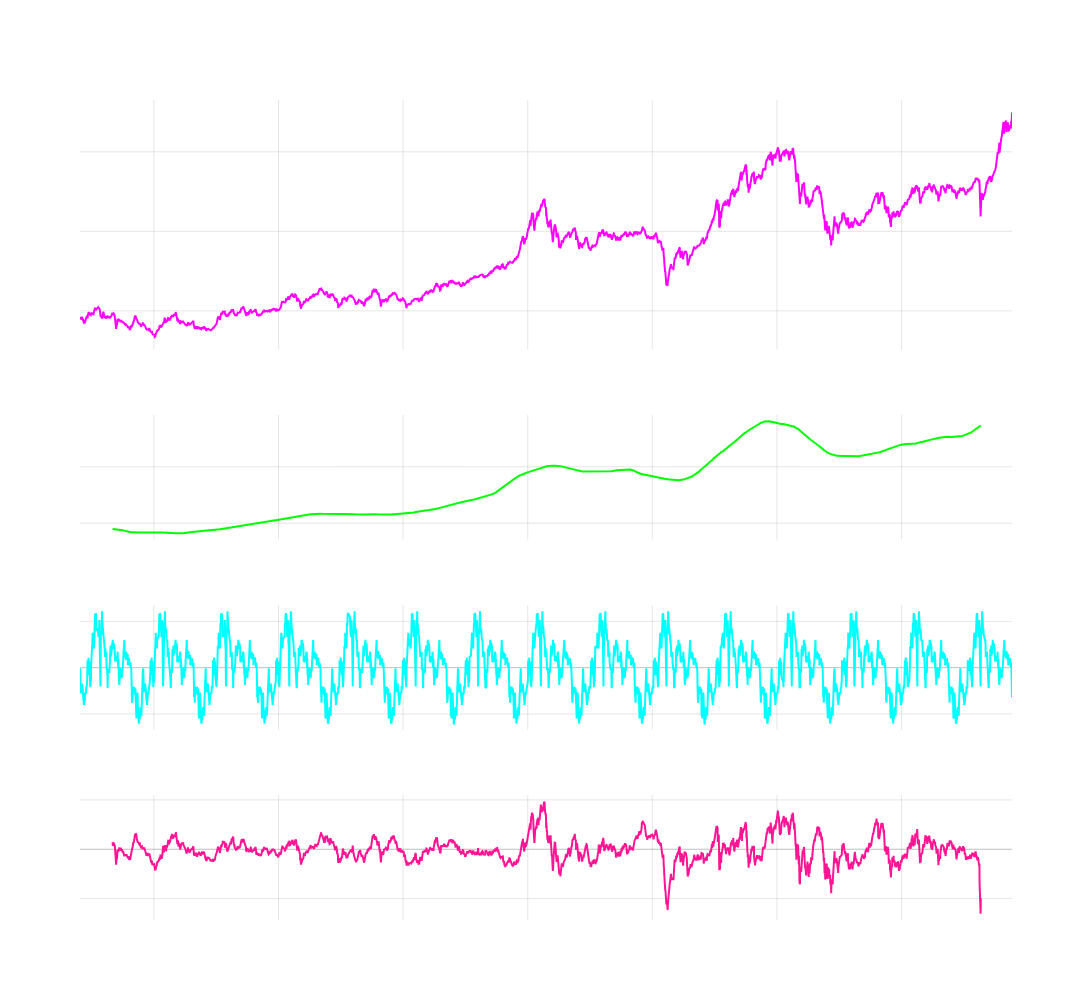

This figure's notebook cell:
### Code cell
# Decompose with annual-like period (252 trading days per year)
decomposition = sm.tsa.seasonal_decompose(df['close'], model='additive', period=252)

trend = decomposition.trend
seasonality = decomposition.seasonal
residual = decomposition.resid

# “Shock” = close price - trend - seasonality (optional metric)
shock = df['close'] - trend - seasonality

# Combine to visualize as full time series
time_series = df['close']

# --------------------------------------------------------------
# 3️⃣ Create interactive subplots
# --------------------------------------------------------------
fig = make_subplots(
    rows=4, cols=1,
    subplot_titles=('Complete Time Series', 'Trend Component', 'Seasonal Component', 'Residual (Shock)'),
    vertical_spacing=0.08,
    row_heights=[0.4, 0.2, 0.2, 0.2]
)

# 1. Complete Time Series
fig.add_trace(
    go.Scatter(
        x=df.index,
        y=time_series,
        mode='lines',
        line=dict(color='rgba(255, 0, 255, 1)'),
        name='Time Series'
    ),
    row=1, col=1
)

# 2. Trend
fig.add_trace(
    go.Scatter(
        x=df.index,
        y=trend,
        mode='lines',
        line=dict(color='rgba(0, 255, 0, 1)'),
        name='Trend'
    ),
    row=2, col=1
)

# 3. Seasonality
fig.add_trace(
    go.Scatter(
        x=df.index,
        y=seasonality,
        mode='lines',
        line=dict(color='rgba(0, 255, 255, 1)'),
        name='Seasonality'
    ),
    row=3, col=1
)

# 4. Residual / Shock
fig.add_trace(
    go.Scatter(
        x=df.index,
        y=residual,
        mode='lines',
        line=dict(color='rgba(255, 20, 147, 1)'),
        name='Residual'
    ),
    row=4, col=1
)

# --------------------------------------------------------------
# 4️⃣ Update layout & aesthetics
# --------------------------------------------------------------
fig.update_layout(
    height=1000,
    width=1200,
    showlegend=False,
    title_text=f"VNINDEX Time Series Decomposition ({start_date_string} → {end_date})",
    plot_bgcolor='rgba(0,0,0,0)',
    paper_bgcolor='rgba(0,0,0,0)',
    font=dict(color='white')
)

fig.update_xaxes(
    showgrid=True,
    gridwidth=1,
    gridcolor='rgba(128,128,128,0.2)',
    zeroline=True,
    zerolinewidth=1,
    zerolinecolor='rgba(128,128,128,0.5)'
)
fig.update_yaxes(
    showgrid=True,
    gridwidth=1,
    gridcolor='rgba(128,128,128,0.2)',
    zeroline=True,
    zerolinewidth=1,
    zerolinecolor='rgba(128,128,128,0.5)'
)

fig.show()

### Figure 1 — Plotly figure (JSON) as saved in the notebook; plotly's stock layout.template omitted (floating-point values rounded to 4 significant figures; data arrays with more than 128 entries replaced by an {"elided": "..."} marker saying what was removed)
{"data": [{"line": {"color": "rgba(255, 0, 255, 1)"}, "mode": "lines", "name": "Time Series", "type": "scatter", "x": {"elided": "3735 str values"}, "xaxis": "x", "y": {"elided": "3735 float values"}, "yaxis": "y"}, {"line": {"color": "rgba(0, 255, 0, 1)"}, "mode": "lines", "name": "Trend", "type": "scatter", "x": {"elided": "3735 str values"}, "xaxis": "x2", "y": {"elided": "3735 float values"}, "yaxis": "y2"}, {"line": {"color": "rgba(0, 255, 255, 1)"}, "mode": "lines", "name": "Seasonality", "type": "scatter", "x": {"elided": "3735 str values"}, "xaxis": "x3", "y": {"elided": "3735 float values"}, "yaxis": "y3"}, {"line": {"color": "rgba(255, 20, 147, 1)"}, "mode": "lines", "name": "Residual", "type": "scatter", "x": {"elided": "3735 str values"}, "xaxis": "x4", "y": {"elided": "3735 float values"}, "yaxis": "y4"}], "layout": {"annotations": [{"font": {"size": 16}, "showarrow": false, "text": "Complete Time Series", "x": 0.5, "xanchor": "center", "xref": "paper", "y": 1, "yanchor": "bottom", "yref": "paper"}, {"font": {"size": 16}, "showarrow": false, "text": "Trend Component", "x": 0.5, "xanchor": "center", "xref": "paper", "y": 0.616, "yanchor": "bottom", "yref": "paper"}, {"font": {"size": 16}, "showarrow": false, "text": "Seasonal Component", "x": 0.5, "xanchor": "center", "xref": "paper", "y": 0.384, "yanchor": "bottom", "yref": "paper"}, {"font": {"size": 16}, "showarrow": false, "text": "Residual (Shock)", "x": 0.5, "xanchor": "center", "xref": "paper", "y": 0.152, "yanchor": "bottom", "yref": "paper"}], "font": {"color": "white"}, "height": 1000, "paper_bgcolor": "rgba(0,0,0,0)", "plot_bgcolor": "rgba(0,0,0,0)", "showlegend": false, "title": {"text": "VNINDEX Time Series Decomposition (2010-10-25 → 2025-10-25)"}, "width": 1200, "xaxis": {"anchor": "y", "domain": [0, 1], "gridcolor": "rgba(128,128,128,0.2)", "gridwidth": 1, "showgrid": true, "zeroline": true, "zerolinecolor": "rgba(128,128,128,0.5)", "zerolinewidth": 1}, "xaxis2": {"anchor": "y2", "domain": [0, 1], "gridcolor": "rgba(128,128,128,0.2)", "gridwidth": 1, "showgrid": true, "zeroline": true, "zerolinecolor": "rgba(128,128,128,0.5)", "zerolinewidth": 1}, "xaxis3": {"anchor": "y3", "domain": [0, 1], "gridcolor": "rgba(128,128,128,0.2)", "gridwidth": 1, "showgrid": true, "zeroline": true, "zerolinecolor": "rgba(128,128,128,0.5)", "zerolinewidth": 1}, "xaxis4": {"anchor": "y4", "domain": [0, 1], "gridcolor": "rgba(128,128,128,0.2)", "gridwidth": 1, "showgrid": true, "zeroline": true, "zerolinecolor": "rgba(128,128,128,0.5)", "zerolinewidth": 1}, "yaxis": {"anchor": "x", "domain": [0.696, 1], "gridcolor": "rgba(128,128,128,0.2)", "gridwidth": 1, "showgrid": true, "zeroline": true, "zerolinecolor": "rgba(128,128,128,0.5)", "zerolinewidth": 1}, "yaxis2": {"anchor": "x2", "domain": [0.464, 0.616], "gridcolor": "rgba(128,128,128,0.2)", "gridwidth": 1, "showgrid": true, "zeroline": true, "zerolinecolor": "rgba(128,128,128,0.5)", "zerolinewidth": 1}, "yaxis3": {"anchor": "x3", "domain": [0.232, 0.384], "gridcolor": "rgba(128,128,128,0.2)", "gridwidth": 1, "showgrid": true, "zeroline": true, "zerolinecolor": "rgba(128,128,128,0.5)", "zerolinewidth": 1}, "yaxis4": {"anchor": "x4", "domain": [0, 0.152], "gridcolor": "rgba(128,128,128,0.2)", "gridwidth": 1, "showgrid": true, "zeroline": true, "zerolinecolor": "rgba(128,128,128,0.5)", "zerolinewidth": 1}}}
